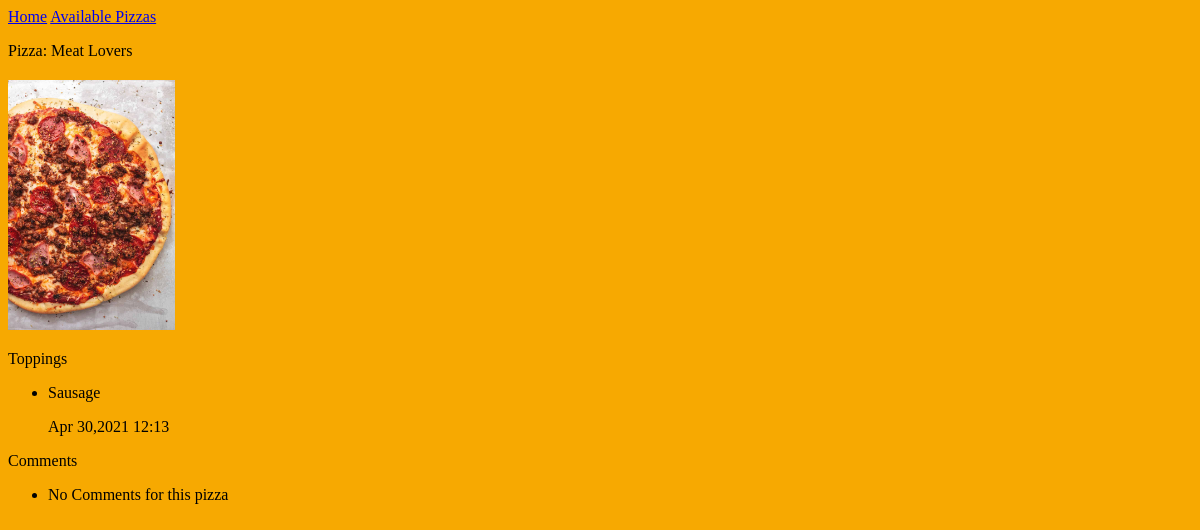
Page /pizzas/4/ on the earlier database version.
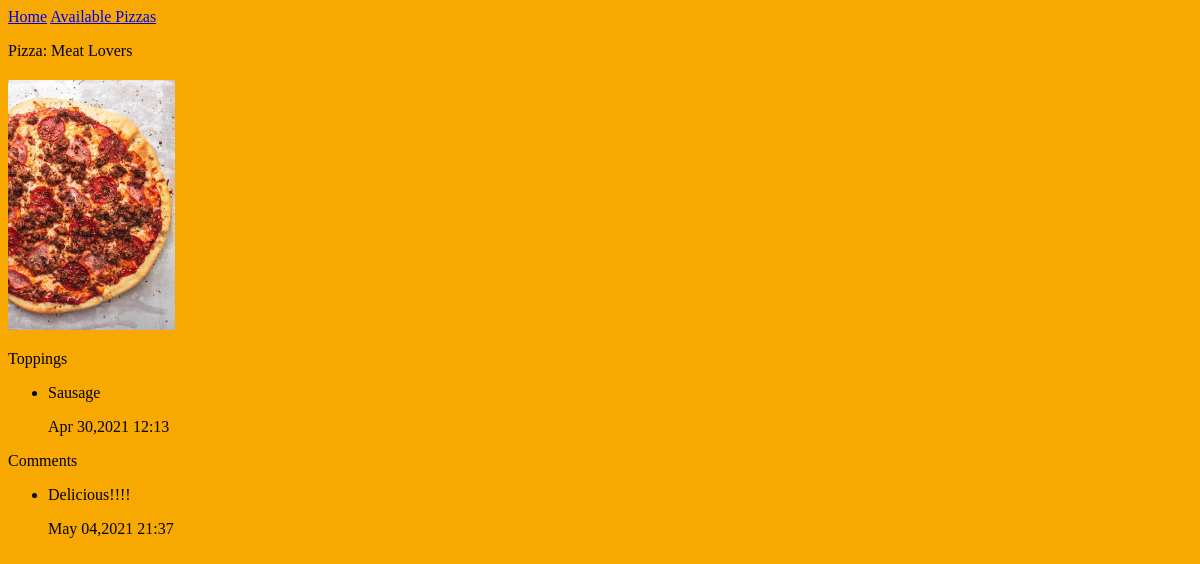
Same page on the later database version.
### pizzas/models.py (models this page shows, shortened)
class Toppings(models.Model):
    pizza = models.ForeignKey(Pizza, on_delete=models.CASCADE)
    name = models.TextField()
    date_added = models.DateTimeField(auto_now_add=True)
    class Meta:
        verbose_name_plural = 'toppings'

class Comment(models.Model):
    pizza = models.ForeignKey(Pizza, on_delete=models.CASCADE)
    text = models.CharField(max_length=200)
    date_added = models.DateTimeField(auto_now_add=True)
    class Meta:
        verbose_name_plural = "comments"

### pizzas/views.py (the view)
def pizza(request, pizza_id):
    pizza = Pizza.objects.get(id=pizza_id)
    toppings = pizza.toppings_set.order_by('-date_added')
    comments=pizza.comment_set.order_by('-date_added')
    context = {'pizza':pizza, 'toppings':toppings, 'comments':comments}
    return render(request,'pizzas/pizza.html', context)

### pizzas/models.py (called while the page is built)
    def __str__(self):
        return self.name

### pizzas/templates/pizzas/pizza.html
{% extends "pizzas/base.html" %}
{% block content %}
<body style="background-color:rgb(247, 169, 1)">
    <p>Pizza: {{ pizza }}</p>
    <h2><img src="{{pizza.image.url}}" class="img-thumbnail" style="max-height:250px;" alt=""></h2>
    <div>Toppings</div>
    <ul>
        {% for topping in toppings %}
        <li>
            <p>{{topping.name|linebreaks}}</p>
            <p> {{topping.date_added|date:'M d,Y H:i'}}</p>
        </li>
        {% empty %}
        <li>No toppings for this pizza </li>
        {% endfor %}
    </ul>
    <div>Comments</div>
    <ul>
        {% for comment in comments %}
        <li>
            <p>{{ comment.text }}</p>
            <p>{{comment.date_added|date:'M d,Y H:i'}}</p>
        </li>
        {% empty %}
        <li>No Comments for this pizza </li>
        {% endfor %}
    </ul>
</body>
{% endblock content %}

Differences in the rows shown:
added Comment: text "Delicious!!!!", date_added "May 04,2021 21:37"
Other differences:
text no longer shown: "No Comments for this pizza"
